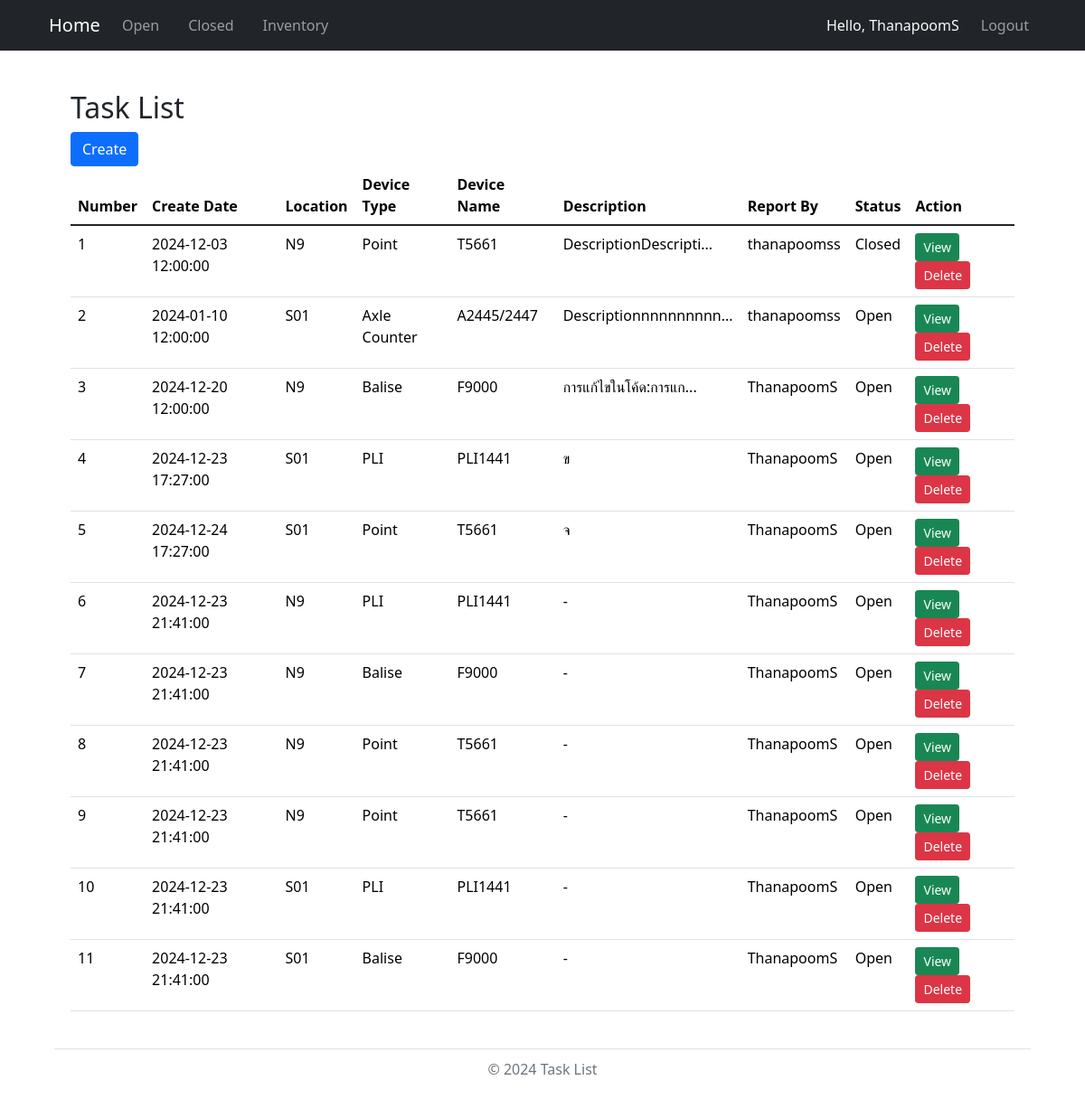
Before: / (signed in) with the older database file.
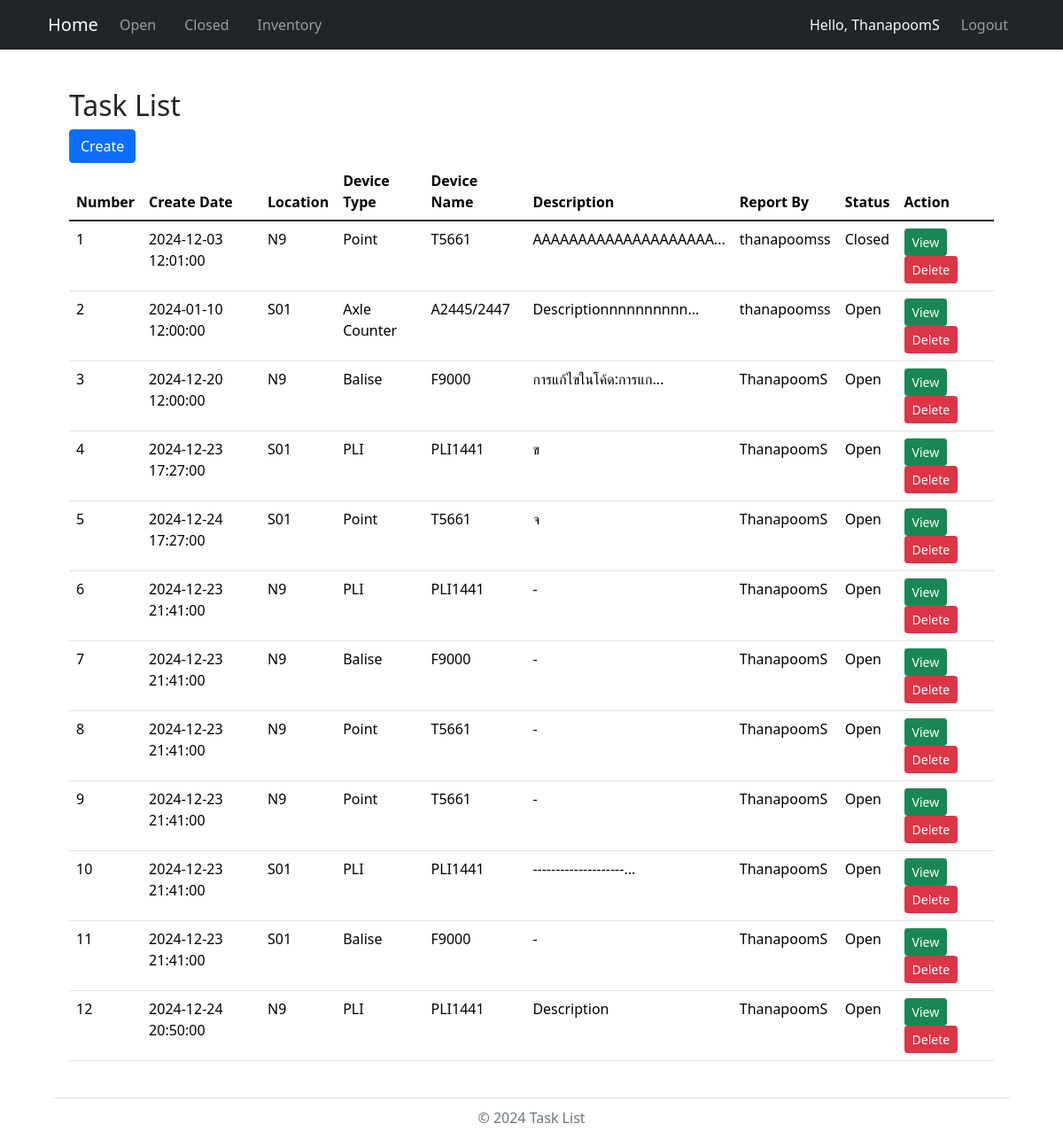
After: the same page with the newer database file.
### models.py (models this page shows, shortened)
class User(UserMixin, db.Model):
    id = db.Column(db.Integer, primary_key=True)
    username = db.Column(db.String(50), unique=True, nullable=False)
    password = db.Column(db.String(255), nullable=False)
    role = db.Column(db.String(20), nullable=False)

class Work(db.Model):
    number = db.Column(db.Integer, primary_key=True, autoincrement=True)  # เลข 6 หลัก รันอัตโนมัติ
    create_date = db.Column(db.DateTime, default=now_utc)  # วันที่และเวลา สร้างอัตโนมัติ
    work_order = db.Column(db.String(50), nullable=False)          # Work Order
    line_id = db.Column(db.Integer, db.ForeignKey('line.id'), nullable=True)
    location_id = db.Column(db.Integer, db.ForeignKey('location.id'), nullable=True)
    device_type_id = db.Column(db.Integer, db.ForeignKey('device_type.id'), nullable=True)
    device_name_id = db.Column(db.Integer, db.ForeignKey('device_name.id'), nullable=True)
    description = db.Column(db.Text, nullable=False)               # รายละเอียด
    report_by = db.Column(db.String(50), nullable=False)           # ผู้รายงาน
    status = db.Column(db.String(20), nullable=False, default="open")  # สถานะ (ค่าเริ่มต้น: open)
    link = db.Column(db.String(255), nullable=True)           # URL ของไฟล์
    line = db.relationship('Line', backref='works')
    location = db.relationship('Location', backref='works')
    device_type = db.relationship('DeviceType', backref='works')
    device_name = db.relationship('DeviceName', backref='works')

class Location(db.Model):
    id = db.Column(db.Integer, primary_key=True)
    name = db.Column(db.String(50), nullable=False)
    line_id = db.Column(db.Integer, db.ForeignKey('line.id'), nullable=False)
    line = db.relationship('Line', backref=db.backref('locations', lazy=True))

class DeviceType(db.Model):
    id = db.Column(db.Integer, primary_key=True)
    name = db.Column(db.String(50), nullable=False)
    line_id = db.Column(db.Integer, db.ForeignKey('line.id'), nullable=False)
    line = db.relationship('Line', backref=db.backref('device_types', lazy=True))

class DeviceName(db.Model):
    id = db.Column(db.Integer, primary_key=True)
    name = db.Column(db.String(100), nullable=False)
    device_type_id = db.Column(db.Integer, db.ForeignKey('device_type.id'), nullable=False)
    location_id = db.Column(db.Integer, db.ForeignKey('location.id'), nullable=False)
    device_type = db.relationship('DeviceType', backref=db.backref('device_names', lazy=True))
    location = db.relationship('Location', backref=db.backref('device_names', lazy=True))
    bound = db.Column(db.String(100), nullable=True)
    inandout = db.Column(db.String(100), nullable=True)
    serial_number = db.Column(db.String(100), nullable=True)

### routes.py (the view)
    @app.route('/')
    @login_required
    def index():
        works = Work.query.all()
        return render_template("index.html", works=works)

### app.py (called while the page is built)
@login_manager.user_loader
def load_user(user_id):      # โหลดผู้ใช้จากฐานข้อมูลตาม user_id
    return User.query.get(int(user_id))

### templates/index.html (shortened to what this page needs)
{% import "bootstrap/wtf.html" as wtf %}
{% extends "layout.html" %}
{% block content %}
<!DOCTYPE html>
<html lang="en">
<head>
    <link rel="stylesheet" href="https://cdn.jsdelivr.net/npm/bootstrap@5.1.3/dist/css/bootstrap.min.css">
    <link rel="stylesheet" href="https://cdn.jsdelivr.net/npm/bootstrap-table/dist/bootstrap-table.min.css">
</head>
<body>
<div class="container">
    <br>
    <h2>Task List</h2>
    <div id="toolbar">
        <a href="{{ url_for('create') }}" class="btn btn-primary">
            Create
        </a>
    </div>
    {% if works %}
    <table data-toggle="table"
           data-toolbar="#toolbar"
           data-search="true"
           data-pagination="true"
           data-page-list="[10, 25, 50, 100, all]"
           class="table">
        <thead>
            <tr>
                <th data-sortable="true" data-field="number">Number</th>
                <th data-sortable="true" data-field="create_date">Create Date</th>
                <th data-sortable="true" data-field="location_name">Location</th>
                <th data-sortable="true" data-field="device_type">Device Type</th>
                <th data-sortable="true" data-field="device_name">Device Name</th>
                <th data-sortable="true" data-field="description">Description</th>
                <th data-sortable="true" data-field="report_by">Report By</th>
                <th data-sortable="true" data-field="status">Status</th>
                <th data-field="action">Action</th>
            </tr>
        </thead>
        <tbody>
            {% for work in works %}
            <tr>
                <td>{{ work.number }}</td>
                <td>{{ work.create_date.strftime('%Y-%m-%d %H:%M:%S') }}</td>
                <td>{{ work.location.name if work.location else 'N/A' }}</td>
                <td>{{ work.device_type.name if work.device_type else 'N/A' }}</td>
                <td>{{ work.device_name.name if work.device_name else 'N/A' }}</td>
                <td>
                    {% if work.description|length > 20 %}
                        <span title="{{ work.description }}" data-bs-toggle="tooltip" data-bs-placement="top">
                            {{ work.description[:20] }}...
                        </span>
                    {% else %}
                        {{ work.description }}
                    {% endif %}
                </td>
                <td>{{ work.report_by }}</td>
                <td>{{ work.status }}</td>
                <td class="actions">
                    <a href="{{ url_for('work_detail', number=work.number) }}" class="btn btn-success btn-sm">View</a>
                    {% if current_user.role == 'admin' %}
                        <a href="#" onclick="confirmDelete('{{ work.number }}')" class="btn btn-danger btn-sm">Delete</a>
                    {% endif %}
                </td>
            </tr>
            {% endfor %}
        </tbody>
    </table>
    {% endif %}
</div>
</body>
</html>
{% endblock %}

### templates/layout.html (shortened to what this page needs)
<!DOCTYPE html>
<html lang="en">
<head>
	<link href="https://cdn.jsdelivr.net/npm/bootstrap@5.3.3/dist/css/bootstrap.min.css" rel="stylesheet">
</head>
<body>
	<nav class="navbar navbar-expand-lg navbar-dark bg-dark">
	  <div class="container">
		<a class="navbar-brand" href="/">Home</a>
		<div class="collapse navbar-collapse" id="navbarNav">
		  <div class="navbar-nav">
			  <a class="nav-link me-3" href="{{ url_for('open') }}">Open</a>
			  <a class="nav-link me-3" href="{{ url_for('closed') }}">Closed</a>
			  <a class="nav-link me-3" href="{{ url_for('inventory') }}">Inventory</a>
		  </div>
		  <div class="navbar-nav ms-auto">
			{% if current_user.is_authenticated %}
			  <span class="navbar-text text-light me-3">Hello, {{ current_user.username }}</span>
			  <a class="nav-link" href="{{ url_for('logout') }}">Logout</a>
			{% else %}
			  <a class="nav-link" href="{{ url_for('login') }}">Login</a>
			{% endif %}
		  </div>
		</div>
	  </div>
	</nav>
	<main class="container">
		{% block content %}
		{% endblock %}
	</main>
	<footer>
		<div class="footer-line"></div>
		<p class="footer-text">© 2024 Task List</p>
	</footer>
</body>
</html>

### templates/layout.html (style rules this page uses)
html, body { height: 100%; margin: 0; display: flex; flex-direction: column; }
main { flex: 1; padding: 20px; }
footer { padding: 5px 0; }
.footer-line { border-top: 1px solid #dee2e6; width: 90%; margin: 0 auto; }
.footer-text { text-align: center; margin-top: 10px; color: #6c757d; }

Changed rows visible on the page:
changed Work "Closed": create_date "2024-12-03 12:00:00" → "2024-12-03 12:01:00"; description "DescriptionDescripti" → "AAAAAAAAAAAAAAAAAAAA"
changed Work id 10: description "-" → "--------------------"
added Work: number "12", create_date "2024-12-24 20:50:00", location "N9", device_type "PLI", device_name "PLI1441", description "Description", report_by "ThanapoomS", status "Open"
